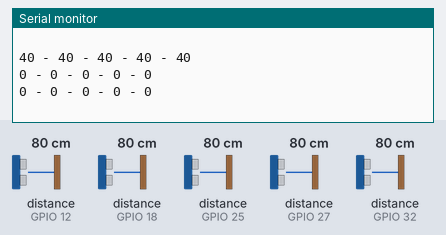
Simulated run of this sketch. Board: ESP32. Shown: the last lines printed to the serial monitor. Wiring (inferred from the names in the program): 5 × ultrasonic range finder: trigger GPIO 5, echo GPIO 18 / trigger GPIO 13, echo GPIO 12 / trigger GPIO 14, echo GPIO 27 / trigger GPIO 26, echo GPIO 25 / trigger GPIO 33, echo GPIO 32. The test bench sets the inputs (shaded band); at power-on: distance to the obstacle (sensors on GPIO 12, GPIO 18, GPIO 25, GPIO 27, GPIO 32) 80 cm. The echo pulse lasts 58.3 µs per cm.

Above: at 1.8 s.
1.9 s: distance to the obstacle (sensor on GPIO 12) set to 2 cm
At 2.9 s:
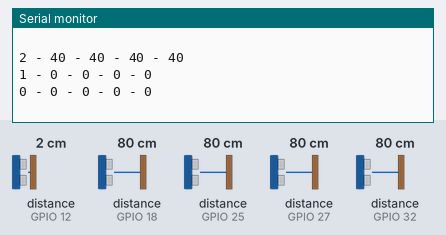
3.4 s: distance to the obstacle (sensor on GPIO 18) set to 2 cm
At 4.7 s:
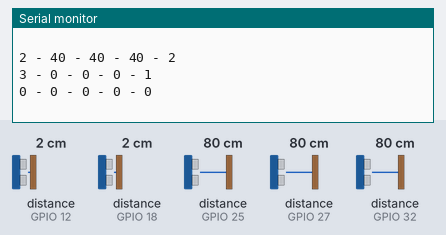
4.9 s: distance to the obstacle (sensor on GPIO 25) set to 2 cm
At 6.0 s:
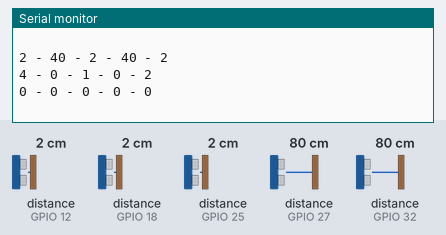
9.0 s: distance to the obstacle (sensor on GPIO 27) set to 2 cm
At 10.0 s:
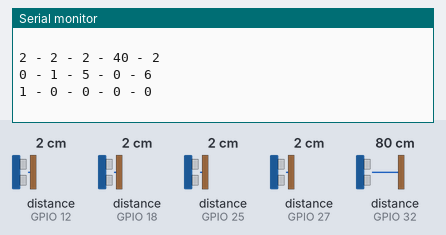
10.5 s: distance to the obstacle (sensor on GPIO 32) set to 2 cm
At 11.8 s:
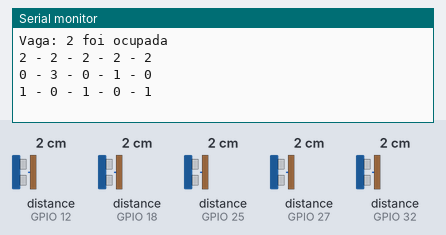
12.0 s: distance to the obstacle (sensor on GPIO 12) set to 4 cm
At 13.1 s:
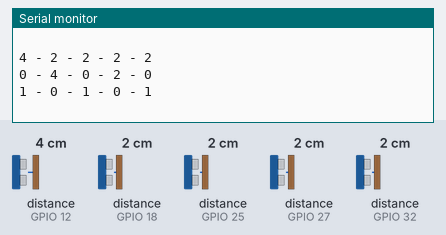
Timing chart, 0 to 14.5 s (numbered marks = the images above; inputs shaded):
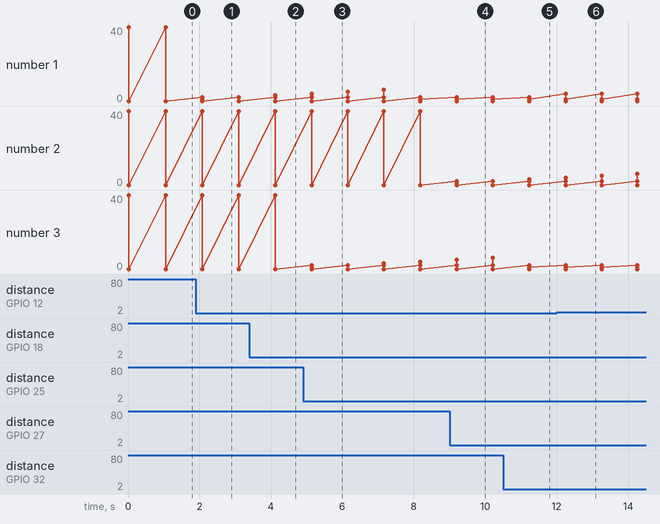

The sketch:

vagas.ino
```cpp
int trigPins[] = {13, 14, 26, 33, 5};
int echoPins[] = {12, 27, 25, 32, 18};
int distance[] = {0, 0, 0, 0, 0};
int counts[] = {0, 0, 0, 0, 0};
bool occupied[] = {false, false, false, false, false};

//define sound speed in cm/uS
#define SOUND_SPEED 0.034

long duration;
int distanceCm;

void setup() {
  Serial.begin(9600); // Starts the serial communication
  for (int i = 0; i < 5; i++) {
    pinMode(trigPins[i], OUTPUT);
    pinMode(echoPins[i], INPUT);
  }
}

void loop() {

  for (int i = 0; i < 5; i++) {
    // Clears the trigPin
    digitalWrite(trigPins[i], LOW);
    delayMicroseconds(2);
    // Sets the trigPin on HIGH state for 10 micro seconds
    digitalWrite(trigPins[i], HIGH);
    delayMicroseconds(10);
    digitalWrite(trigPins[i], LOW);

    // Reads the echoPin, returns the sound wave travel time in microseconds
    duration = pulseIn(echoPins[i], HIGH);

    // Calculate the distance
    distance[i] = round(duration * SOUND_SPEED / 2);
    distance[i] = min(distance[i], 40);

    if (occupied[i]) { // se a vaga i está ocupada
      if (distance[i] > 30) { // se nao identificou carro
        if (counts[i] > 5) { // se ja esta a 5 ciclos sem identificar carro
          Serial.println((String)"Vaga: " + i + " foi liberada");
          occupied[i] = false;
          counts[i] = 0;
        }
        else {
          counts[i]++;
        }
      }
      else {
        if (counts[i] > 0) {
          counts[i] = 0;
        }
      }
    }
    if (!occupied[i]) { // se a vaga i está desocupada
      if (distance[i] < 30) { // se identificou carro
        if (counts[i] > 5) { // se ja esta a 5 ciclos identificando carro
          Serial.println((String)"Vaga: " + i + " foi ocupada");
          occupied[i] = true;
          counts[i] = 0;
        }
        else {
          counts[i]++;
        }
      }
      else {
        if (counts[i] > 0) {
          counts[i] = 0;
        }
      }
    }


    // if (i < 4) {
    //   Serial.print(min(float(distanceCm), float(30)));
    //   Serial.print(" ");
    // }
    // else {
    //   Serial.println(min(float(distanceCm), float(30)));
    // }
  }
  for (int i = 0; i < 5; i++) {
    Serial.print(distance[i]);
    if (i < 4) {
      Serial.print(" - ");
    }
    else {
      Serial.println(" ");
    }
  }
  for (int i = 0; i < 5; i++) {
    Serial.print(counts[i]);
    if (i < 4) {
      Serial.print(" - ");
    }
    else {
      Serial.println(" ");
    }
  }
  for (int i = 0; i < 5; i++) {
    Serial.print(occupied[i]);
    if (i < 4) {
      Serial.print(" - ");
    }
    else {
      Serial.println(" ");
    }
  }
  Serial.println(" ");
  delay(1000);
}
```

Measured:
- after the input at 1.9 s, the serial monitor: prints a new line after 0.18 s (image 1)
- after the input at 3.4 s, the serial monitor: prints a new line after 0.72 s (image 2)
- after the input at 4.9 s, the serial monitor: prints a new line after 0.24 s (image 3)
- after the input at 9.0 s, the serial monitor: prints a new line after 0.20 s (image 4)
- after the input at 10.5 s, the serial monitor: prints a new line after 0.73 s (image 5)
- after the input at 12.0 s, the serial monitor: prints a new line after 0.25 s (image 6)
